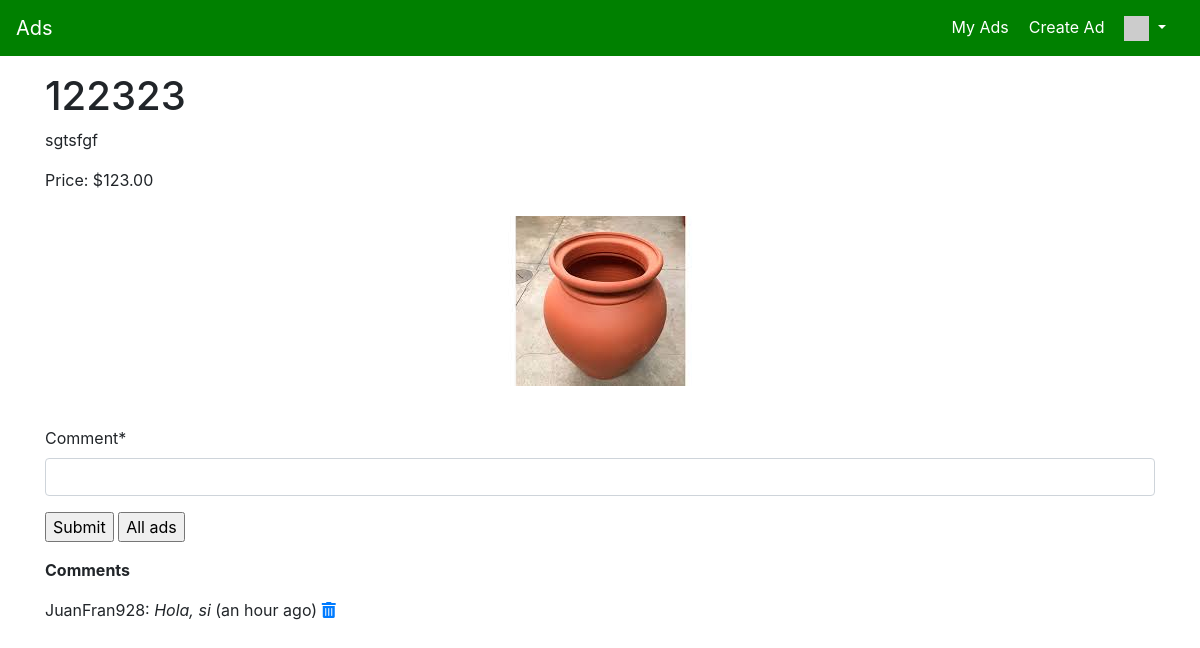
Page /ad/18 (signed in) on the earlier database version.
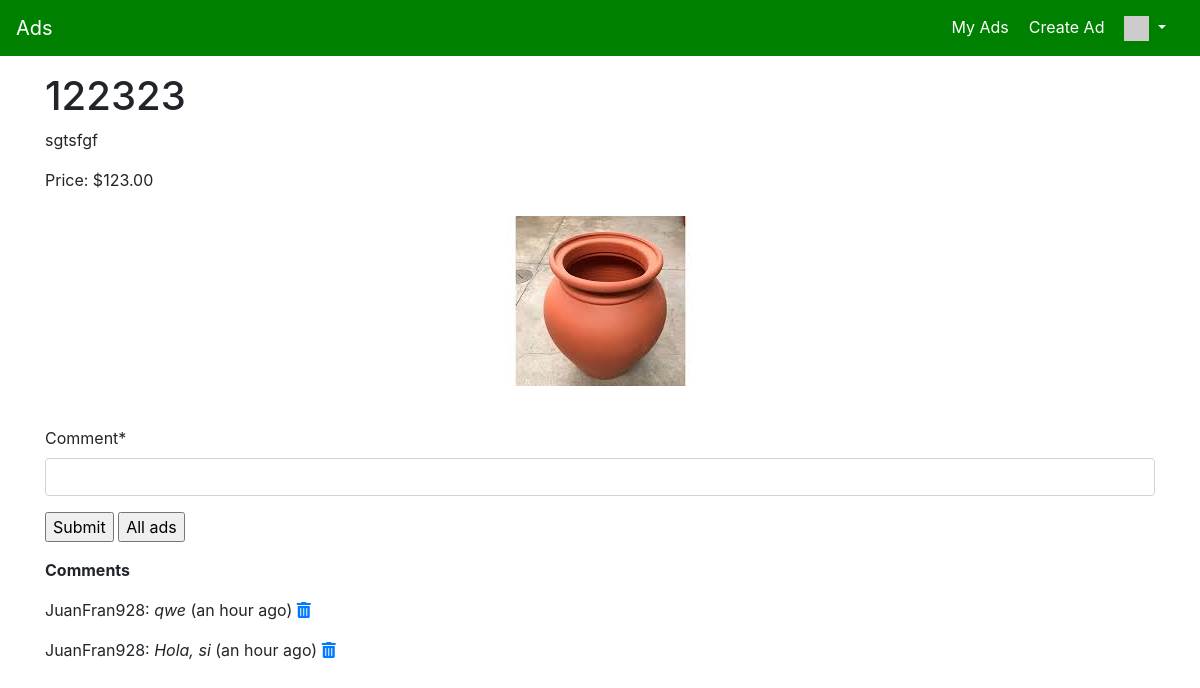
Same page on the later database version.
### ads/models.py (models this page shows, shortened)
class Ad(models.Model) :
    title = models.CharField(
            max_length=200,
            validators=[MinLengthValidator(2, "Title must be greater than 2 characters")]
    )
    price = models.DecimalField(max_digits=7, decimal_places=2, null=True)
    text = models.TextField()
    owner = models.ForeignKey(settings.AUTH_USER_MODEL, on_delete=models.CASCADE, null=True)
    comments = models.ManyToManyField(settings.AUTH_USER_MODEL,
        through='Comment', related_name='comments_owned')
    created_at = models.DateTimeField(auto_now_add=True, null= True)
    updated_at = models.DateTimeField(auto_now=True, null= True)
    picture = models.ImageField(upload_to='anuncios', null = True, blank = True, default = "anuncios/image.jpg") #carpeta donde se sube

class Comment(models.Model) :
    text = models.TextField(
    validators=[MinLengthValidator(3, "Comment must be greater than 3 characters")]
    )
    ad = models.ForeignKey(Ad, on_delete=models.CASCADE)
    owner = models.ForeignKey(settings.AUTH_USER_MODEL, on_delete=models.CASCADE)
    created_at = models.DateTimeField(auto_now_add=True)
    updated_at = models.DateTimeField(auto_now=True)

### ads/views.py (the view)
# urls.py: path('ad/<int:pk>', views.AdDetailView.as_view(), name='ad_detail'),
class AdDetailView(OwnerDetailView):
    model = Ad
    template_name = "ads/ad_detail.html"
    def get(self, request, pk) :
        x = Ad.objects.get(id=pk) #haces una query
        comments = Comment.objects.filter(ad=x).order_by('-updated_at')
        comment_form = CommentForm()
        context = { 'ad' : x, 'comments': comments, 'comment_form': comment_form }
        return render(request, self.template_name, context)

### ads/forms.py
class CommentForm(forms.Form):
    comment = forms.CharField(required=True, max_length=500, min_length=3, strip=True)

### home/context_processors.py (called while the page is built)
def settings(request):
    return {
        'settings': django_settings,
    }

### home/templatetags/app_tags.py (called while the page is built)
@register.filter(name='gravatar')
def gravatar(user, size=35):
    email = str(user.email.strip().lower()).encode('utf-8')
    email_hash = md5(email).hexdigest()
    url = "//www.gravatar.com/avatar/{0}?s={1}&d=identicon&r=PG"
    return url.format(email_hash, size)

### ads/templates/ads/ad_detail.html (shortened to what this page needs)
{% extends "base_menu.html" %}
{% load humanize %}
{% block content %}
<span style="float: right;">
</span>
<br><br>
<h1>{{ ad.title }}</h1>
<p>
{{ ad.text }}
</p>
Price: ${{ ad.price }}
<br><br>
<span style=" text-align: center;display: block;">
    <img class="img-fluid" src="{{ad.picture.url}}" alt="Card image cap" style="max-height: 400px; max-width: 400px;">
</span>
{% if user.is_authenticated %}
<br clear="all"/>
<p>
{% load crispy_forms_tags %}
<form method="post" action="{% url 'ads:ad_comment_create' ad.id %}">
    {{ comment_form|crispy }}
<input type="submit" value="Submit">
<input type="submit" value="All ads" onclick="window.location.href='{% url 'ads:all' %}';return false;">
</form>
</p>
{% endif %}
<p><b>Comments</b></p>
{% if ad.comments.all %}
{% for comment in comments %}
<p> {{ comment.owner}}: <i>{{ comment.text }} </i>
({{ comment.updated_at|naturaltime }})
{% if user == comment.owner %}
<a href="{% url 'ads:ad_confirm_delete' comment.id %}"><i class="fa fa-trash"></i></a>
{% endif %}
</p>
{% endfor %}
{% else %}
<p>No comments at the moment</p>
{% endif %}
{% endblock %}

### home/templates/base_menu.html (shortened to what this page needs)
{% extends "base_bootstrap.html" %}
{% block navbar %}
{% load app_tags %}
<nav class="navbar navbar-expand-lg navbar-dark  fixed-top" >
    <div class="navbar-header" >
        <a class="navbar-brand" href="/" >Ads</a>
    </div>
    <div class="d-flex order-lg-1 ml-auto pr-2">
        <ul class="navbar-nav flex-row">
            <ul class="nav navbar-nav navbar-right d-flex flex-row">
                {% if user.is_authenticated %}
                <li>
                    <a href="{% url 'ads:my_ads' %}" >My Ads</a>
                </li>
                <li>
                <a href="{% url 'ads:ad_create' %}">Create Ad</a>
                </li>
                <li class="dropdown ">
                    <a href="#" data-toggle="dropdown" class="dropdown-toggle">
                        <img style="width: 25px;" src="{{ user|gravatar:60 }}"/><b class="caret"></b>
                    </a>
                </li>
                {% endif %}
            </ul>
        </ul>
    </div>
</nav>
  {% endblock %}

### home/templates/base_bootstrap.html (shortened to what this page needs)
<!DOCTYPE html>
<html>
<head>
<link rel="stylesheet" href="https://stackpath.bootstrapcdn.com/bootstrap/4.3.1/css/bootstrap.min.css">
<link rel="stylesheet" href="https://use.fontawesome.com/releases/v5.8.1/css/all.css">
<link rel="stylesheet" href="https://use.fontawesome.com/releases/v5.8.1/css/v4-shims.css">
</head>
<body >
{% block navbar %} {% endblock %}
<div class="pt-4 container">
{% block content %}
{% endblock %}
</div>
</body>
</html>

### home/templates/base_menu.html (style rules this page uses)
nav div a { color: white; }
.navbar-nav > li { margin-left:10px; margin-right:10px; }
nav { background-color:green; }

Differences in the rows shown:
added Comment: owner "JuanFran928", text "qwe", updated_at "an hour ago"
